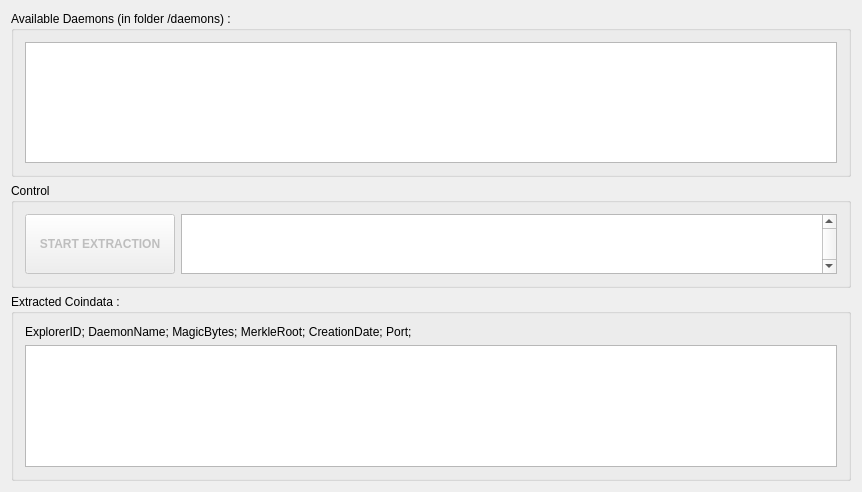
<?xml version="1.0" encoding="UTF-8"?>
<ui version="4.0">
 <class>GenesisExtractor</class>
 <widget class="QMainWindow" name="GenesisExtractor">
  <property name="geometry">
   <rect>
    <x>0</x>
    <y>0</y>
    <width>862</width>
    <height>492</height>
   </rect>
  </property>
  <property name="minimumSize">
   <size>
    <width>800</width>
    <height>400</height>
   </size>
  </property>
  <property name="windowTitle">
   <string>GenesisExtractor</string>
  </property>
  <widget class="QWidget" name="centralWidget">
   <layout class="QVBoxLayout" name="verticalLayout">
    <item>
     <widget class="QGroupBox" name="groupBox">
      <property name="title">
       <string>Available Daemons (in folder /daemons) :</string>
      </property>
      <layout class="QVBoxLayout" name="verticalLayout_2">
       <item>
        <widget class="QTreeView" name="treeView">
         <property name="editTriggers">
          <set>QAbstractItemView::NoEditTriggers</set>
         </property>
         <property name="showDropIndicator" stdset="0">
          <bool>false</bool>
         </property>
         <property name="selectionMode">
          <enum>QAbstractItemView::SingleSelection</enum>
         </property>
         <property name="indentation">
          <number>0</number>
         </property>
         <property name="rootIsDecorated">
          <bool>false</bool>
         </property>
         <property name="itemsExpandable">
          <bool>false</bool>
         </property>
         <property name="expandsOnDoubleClick">
          <bool>false</bool>
         </property>
        </widget>
       </item>
      </layout>
     </widget>
    </item>
    <item>
     <widget class="QGroupBox" name="groupBox_3">
      <property name="maximumSize">
       <size>
        <width>16777215</width>
        <height>110</height>
       </size>
      </property>
      <property name="title">
       <string>Control</string>
      </property>
      <layout class="QHBoxLayout" name="horizontalLayout_2">
       <item>
        <widget class="QPushButton" name="startButton">
         <property name="enabled">
          <bool>false</bool>
         </property>
         <property name="sizePolicy">
          <sizepolicy hsizetype="Minimum" vsizetype="Minimum">
           <horstretch>0</horstretch>
           <verstretch>0</verstretch>
          </sizepolicy>
         </property>
         <property name="minimumSize">
          <size>
           <width>150</width>
           <height>0</height>
          </size>
         </property>
         <property name="font">
          <font>
           <weight>75</weight>
           <bold>true</bold>
          </font>
         </property>
         <property name="text">
          <string>START EXTRACTION</string>
         </property>
         <property name="autoDefault">
          <bool>false</bool>
         </property>
         <property name="default">
          <bool>false</bool>
         </property>
         <property name="flat">
          <bool>false</bool>
         </property>
        </widget>
       </item>
       <item>
        <widget class="QPlainTextEdit" name="plainTextEdit_2">
         <property name="maximumSize">
          <size>
           <width>16777215</width>
           <height>60</height>
          </size>
         </property>
         <property name="verticalScrollBarPolicy">
          <enum>Qt::ScrollBarAlwaysOn</enum>
         </property>
         <property name="horizontalScrollBarPolicy">
          <enum>Qt::ScrollBarAlwaysOff</enum>
         </property>
         <property name="readOnly">
          <bool>true</bool>
         </property>
         <property name="backgroundVisible">
          <bool>false</bool>
         </property>
        </widget>
       </item>
      </layout>
     </widget>
    </item>
    <item>
     <widget class="QGroupBox" name="groupBox_2">
      <property name="title">
       <string>Extracted Coindata :</string>
      </property>
      <layout class="QVBoxLayout" name="verticalLayout_3">
       <item>
        <widget class="QLabel" name="label">
         <property name="text">
          <string>ExplorerID; DaemonName; MagicBytes; MerkleRoot; CreationDate; Port;</string>
         </property>
        </widget>
       </item>
       <item>
        <widget class="QPlainTextEdit" name="plainTextEdit"/>
       </item>
      </layout>
     </widget>
    </item>
   </layout>
  </widget>
 </widget>
 <layoutdefault spacing="6" margin="11"/>
 <resources/>
 <connections/>
</ui>
